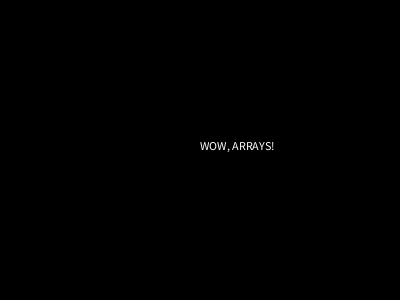
Frame 1 (no input)
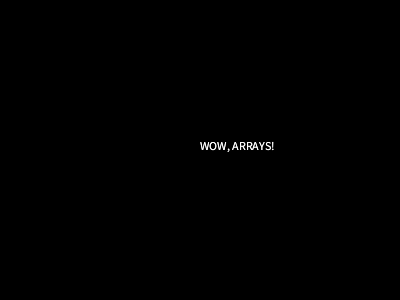
Frame 2 (the mouse pressed at the canvas centre, redrawn once)

The Processing sketch that drew these frames (run headless with seeded random() and noise(); the mouse was pressed at the canvas centre and the sketch redrawn once):

// Processing sketch: processing_136680
// ── processing_136680.pde

////
// LAB: Arrays, Simple Sketch
// Patrick J O'Donnel
// Feb 27, 2013
///

void setup() {
  size (400,300);
  background(0);
  frameRate(1);
  noLoop();
  
}

//declare and create array as if a "global" variable
int [] counting = new int [11];
int [] evens = new int [10];
int [] odds = new int [10];
int [] fibon = new int [10];
char [] wow = new char[20];

void draw () {
  
//initilize elements manually
counting [0] = 1;
counting [1] = 2;
counting [2] = 3;
counting [3] = 4;
counting [4] = 5;
counting [5] = 6;
counting [6] = 7;
counting [7] = 8;
counting [8] = 9;
counting [9] = 10;
counting [10] = 11;

//initialize elements manually, in a list
int [] evens = {0, 2, 4, 6, 8, 10, 12, 14, 16, 18};


  //initalize elements with FOR LOOP, and array operation
  for (int n = 0; n < 10; n++) {
    odds [n] = n*2+1;
  }
  
  //initalize elements with WHILE LOOP, and array operations
  fibon [0] = 0;
  fibon [1] = 1;
  
  int b = 2;
  while (b < 10) {
    fibon [b] = fibon [b-1] + fibon [b-2];
    b++;
  }

  
//print lines for array values
  for (int a = 0; a < 10; a++) {
  println( "counting ["+a+"] = " + counting[a] + "  evens["+a+"] = " + evens [a] + "  odds ["+a+"] = " + odds[a] + "  fibonaci ["+a+"] = " + fibon [a]);
  }
 
    text("WOW, ARRAYS!", width/2, height/2);


}
